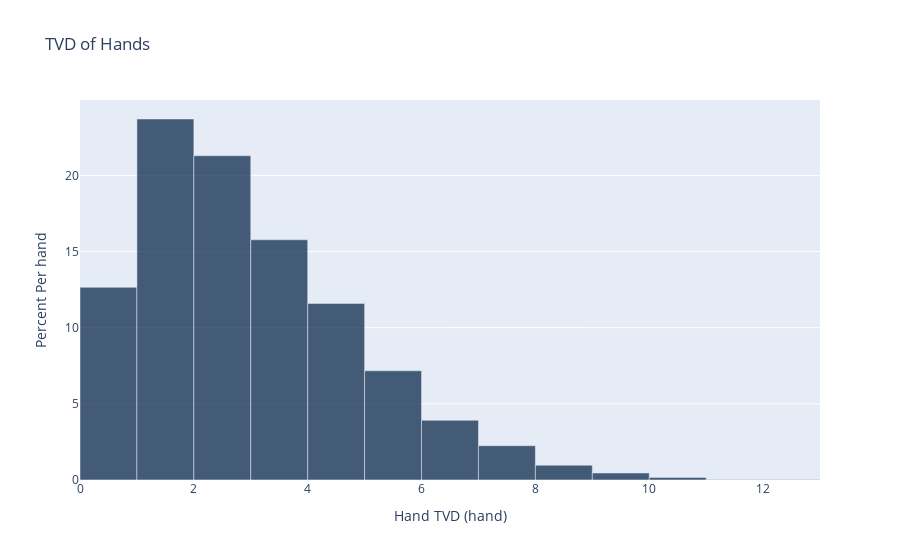

This figure's notebook cell:
### Markdown cell above
Great, now that we have all the statistics, let's compare these values with our observed value. 

As an intermediate step, we'll create a table with the data in it

Check out the histogram below 

<div class="alert alert-box alert-info">
    <p>
        <i>Note:</i> Don't worry about understanding the code below, just focus on the graph!
    </p>
</div>

### Code cell
hands = Table().with_column("Hand TVD", results)
bin_range = np.arange(max(results))
fig = hands.ihist(show=False, unit="hand", bins = bin_range, title = "TVD of Hands")
show("You can hover over each bar to find the exact percent!")
fig

### Figure 1 — Plotly figure (JSON) as saved in the notebook; plotly's stock layout.template omitted (floating-point values rounded to 4 significant figures)
{"data": [{"customdata": ["(0.0, 1.0)", "(1.0, 2.0)", "(2.0, 3.0)", "(3.0, 4.0)", "(4.0, 5.0)", "(5.0, 6.0)", "(6.0, 7.0)", "(7.0, 8.0)", "(8.0, 9.0)", "(9.0, 10.0)", "(10.0, 11.0)", "(11.0, 12.0)", "(12.0, 13.0)"], "hovertemplate": "Bin Endpoints: %{customdata}<br>Bar Height: %{y}", "marker": {"color": "rgb(0,30,66)"}, "name": "Hand TVD", "opacity": 0.7, "type": "bar", "width": [1, 1, 1, 1, 1, 1, 1, 1, 1, 1, 1, 1, 1], "x": [0.5, 1.5, 2.5, 3.5, 4.5, 5.5, 6.5, 7.5, 8.5, 9.5, 10.5, 11.5, 12.5], "y": [12.65, 23.7, 21.29, 15.77, 11.59, 7.17, 3.92, 2.25, 0.97, 0.46, 0.17, 0.03, 0.03]}], "layout": {"barmode": "overlay", "title": {"text": "TVD of Hands"}, "xaxis": {"title": {"text": "Hand TVD (hand)"}}, "yaxis": {"automargin": true, "title": {"text": "Percent Per hand"}}}}
